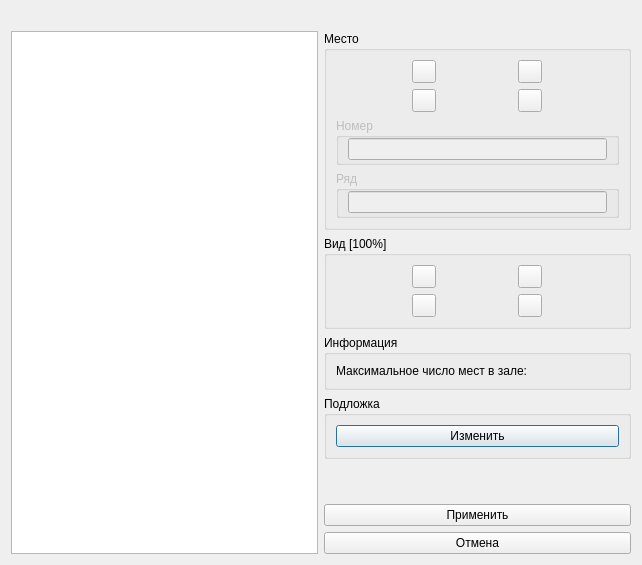
<?xml version="1.0" encoding="UTF-8"?>
<ui version="4.0">
 <class>CPlaceSchemeDialog</class>
 <widget class="QDialog" name="CPlaceSchemeDialog">
  <property name="geometry">
   <rect>
    <x>0</x>
    <y>0</y>
    <width>642</width>
    <height>565</height>
   </rect>
  </property>
  <property name="windowTitle">
   <string>Редактирование схемы зала</string>
  </property>
  <layout class="QGridLayout" name="gridLayout_6">
   <item row="0" column="0">
    <widget class="QLabel" name="lPlaceName">
     <property name="sizePolicy">
      <sizepolicy hsizetype="Preferred" vsizetype="Minimum">
       <horstretch>0</horstretch>
       <verstretch>0</verstretch>
      </sizepolicy>
     </property>
     <property name="maximumSize">
      <size>
       <width>16777215</width>
       <height>16777215</height>
      </size>
     </property>
     <property name="text">
      <string/>
     </property>
    </widget>
   </item>
   <item row="1" column="0">
    <layout class="QHBoxLayout" name="hblMain">
     <item>
      <widget class="QGraphicsView" name="gvScheme">
       <property name="alignment">
        <set>Qt::AlignLeading|Qt::AlignLeft|Qt::AlignTop</set>
       </property>
       <property name="renderHints">
        <set>QPainter::Antialiasing|QPainter::TextAntialiasing</set>
       </property>
      </widget>
     </item>
     <item>
      <layout class="QVBoxLayout" name="verticalLayout_2">
       <item>
        <widget class="QGroupBox" name="groupBox_2">
         <property name="sizePolicy">
          <sizepolicy hsizetype="Minimum" vsizetype="Preferred">
           <horstretch>0</horstretch>
           <verstretch>0</verstretch>
          </sizepolicy>
         </property>
         <property name="maximumSize">
          <size>
           <width>16777215</width>
           <height>16777215</height>
          </size>
         </property>
         <property name="title">
          <string>Место</string>
         </property>
         <layout class="QGridLayout" name="gridLayout_4">
          <item row="1" column="0">
           <widget class="QGroupBox" name="gbxNumber">
            <property name="enabled">
             <bool>false</bool>
            </property>
            <property name="title">
             <string>Номер</string>
            </property>
            <layout class="QGridLayout" name="gridLayout">
             <property name="topMargin">
              <number>0</number>
             </property>
             <property name="bottomMargin">
              <number>2</number>
             </property>
             <item row="0" column="0">
              <widget class="QLineEdit" name="leSeatNumber"/>
             </item>
            </layout>
           </widget>
          </item>
          <item row="0" column="0">
           <layout class="QGridLayout" name="gridLayout_2">
            <item row="0" column="0">
             <widget class="QToolButton" name="tbnSelect">
              <property name="icon">
               <iconset resource="placeWidget_res.qrc">
                <normaloff>:/images/cursor.png</normaloff>:/images/cursor.png</iconset>
              </property>
              <property name="checkable">
               <bool>true</bool>
              </property>
             </widget>
            </item>
            <item row="0" column="1">
             <widget class="QToolButton" name="tbnMove">
              <property name="icon">
               <iconset resource="placeWidget_res.qrc">
                <normaloff>:/images/move.png</normaloff>:/images/move.png</iconset>
              </property>
              <property name="checkable">
               <bool>true</bool>
              </property>
             </widget>
            </item>
            <item row="1" column="0">
             <widget class="QToolButton" name="tbnAdd">
              <property name="icon">
               <iconset resource="../main_res.qrc">
                <normaloff>:/images/add.png</normaloff>:/images/add.png</iconset>
              </property>
              <property name="checkable">
               <bool>true</bool>
              </property>
             </widget>
            </item>
            <item row="1" column="1">
             <widget class="QToolButton" name="tbnDel">
              <property name="icon">
               <iconset resource="../main_res.qrc">
                <normaloff>:/images/delete.png</normaloff>:/images/delete.png</iconset>
              </property>
              <property name="checkable">
               <bool>true</bool>
              </property>
             </widget>
            </item>
           </layout>
          </item>
          <item row="2" column="0">
           <widget class="QGroupBox" name="gbxRow">
            <property name="enabled">
             <bool>false</bool>
            </property>
            <property name="title">
             <string>Ряд</string>
            </property>
            <layout class="QGridLayout" name="gridLayout_8">
             <property name="topMargin">
              <number>0</number>
             </property>
             <property name="bottomMargin">
              <number>2</number>
             </property>
             <item row="0" column="0">
              <widget class="QLineEdit" name="leRow"/>
             </item>
            </layout>
           </widget>
          </item>
         </layout>
        </widget>
       </item>
       <item>
        <widget class="QGroupBox" name="gbxScale">
         <property name="sizePolicy">
          <sizepolicy hsizetype="Minimum" vsizetype="Preferred">
           <horstretch>0</horstretch>
           <verstretch>0</verstretch>
          </sizepolicy>
         </property>
         <property name="maximumSize">
          <size>
           <width>16777215</width>
           <height>16777215</height>
          </size>
         </property>
         <property name="title">
          <string>Вид [100%]</string>
         </property>
         <layout class="QGridLayout" name="gridLayout_3">
          <item row="0" column="0">
           <widget class="QToolButton" name="tbnZoomIn">
            <property name="icon">
             <iconset resource="placeWidget_res.qrc">
              <normaloff>:/images/zoomIn.png</normaloff>:/images/zoomIn.png</iconset>
            </property>
           </widget>
          </item>
          <item row="0" column="1">
           <widget class="QToolButton" name="tbnDrag">
            <property name="icon">
             <iconset resource="placeWidget_res.qrc">
              <normaloff>:/images/drag.png</normaloff>:/images/drag.png</iconset>
            </property>
            <property name="checkable">
             <bool>true</bool>
            </property>
           </widget>
          </item>
          <item row="1" column="0">
           <widget class="QToolButton" name="tbnZoomOut">
            <property name="icon">
             <iconset resource="placeWidget_res.qrc">
              <normaloff>:/images/zoomOut.png</normaloff>:/images/zoomOut.png</iconset>
            </property>
           </widget>
          </item>
          <item row="1" column="1">
           <widget class="QToolButton" name="tbnZoomDefault">
            <property name="icon">
             <iconset resource="placeWidget_res.qrc">
              <normaloff>:/images/zoomDefault.png</normaloff>:/images/zoomDefault.png</iconset>
            </property>
           </widget>
          </item>
         </layout>
        </widget>
       </item>
       <item>
        <widget class="QGroupBox" name="groupBox_4">
         <property name="title">
          <string>Информация</string>
         </property>
         <layout class="QGridLayout" name="gridLayout_5">
          <item row="0" column="0">
           <widget class="QLabel" name="lTotalSeatCount">
            <property name="text">
             <string>Максимальное число мест в зале:</string>
            </property>
            <property name="wordWrap">
             <bool>true</bool>
            </property>
           </widget>
          </item>
         </layout>
        </widget>
       </item>
       <item>
        <widget class="QGroupBox" name="groupBox_5">
         <property name="title">
          <string>Подложка</string>
         </property>
         <layout class="QGridLayout" name="gridLayout_7">
          <item row="0" column="0">
           <widget class="QPushButton" name="pbnBackground">
            <property name="text">
             <string>Изменить</string>
            </property>
            <property name="icon">
             <iconset resource="placeWidget_res.qrc">
              <normaloff>:/images/background.png</normaloff>:/images/background.png</iconset>
            </property>
           </widget>
          </item>
         </layout>
        </widget>
       </item>
       <item>
        <spacer name="verticalSpacer">
         <property name="orientation">
          <enum>Qt::Vertical</enum>
         </property>
         <property name="sizeHint" stdset="0">
          <size>
           <width>20</width>
           <height>40</height>
          </size>
         </property>
        </spacer>
       </item>
       <item>
        <layout class="QVBoxLayout" name="verticalLayout">
         <property name="sizeConstraint">
          <enum>QLayout::SetMinimumSize</enum>
         </property>
         <item>
          <widget class="QPushButton" name="pbnApply">
           <property name="sizePolicy">
            <sizepolicy hsizetype="Minimum" vsizetype="Fixed">
             <horstretch>0</horstretch>
             <verstretch>0</verstretch>
            </sizepolicy>
           </property>
           <property name="text">
            <string>Применить</string>
           </property>
           <property name="icon">
            <iconset resource="../main_res.qrc">
             <normaloff>:/images/apply.png</normaloff>:/images/apply.png</iconset>
           </property>
          </widget>
         </item>
         <item>
          <widget class="QPushButton" name="pbnCancel">
           <property name="sizePolicy">
            <sizepolicy hsizetype="Minimum" vsizetype="Fixed">
             <horstretch>0</horstretch>
             <verstretch>0</verstretch>
            </sizepolicy>
           </property>
           <property name="text">
            <string>Отмена</string>
           </property>
           <property name="icon">
            <iconset resource="../main_res.qrc">
             <normaloff>:/images/cancel.png</normaloff>:/images/cancel.png</iconset>
           </property>
          </widget>
         </item>
        </layout>
       </item>
      </layout>
     </item>
    </layout>
   </item>
  </layout>
 </widget>
 <resources>
  <include location="../main_res.qrc"/>
  <include location="placeWidget_res.qrc"/>
 </resources>
 <connections/>
</ui>
